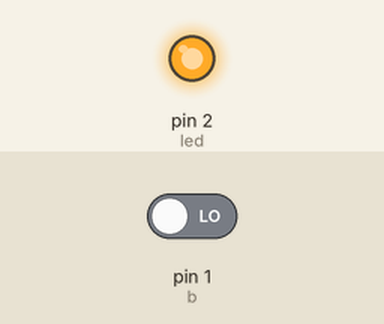
This sketch was run on a simulated Arduino Uno, built with avr-gcc and run on an emulated ATmega328P. On the bench: output pins drawn as LEDs (lit = HIGH). The inputs (shaded band) are chosen by the test bench; at power-on: pin 1 (b) LOW.

Above: at 2.45 s.
2.7 s: pin 1 (b) driven HIGH
4.2 s: pin 1 (b) driven LOW
At 4.35 s:
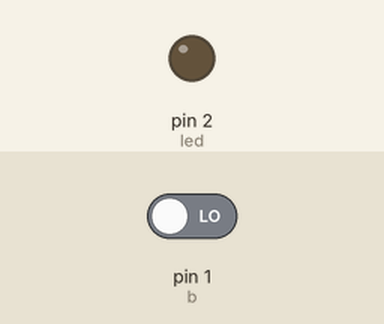
Timing chart, 0 to 13.7 s (numbered marks = the images above; inputs shaded):
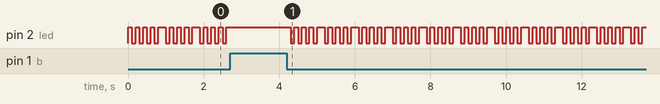

Measured:
- after the input at 2.7 s, pin 2 (led): stops changing and stays HIGH
- after the input at 4.2 s, pin 2 (led): HIGH → LOW after 0.10 s, then repeats every 0.90 s: 3 × (HIGH 0.10 s, LOW 0.10 s), HIGH 0.20 s, LOW 0.10 s
- by itself, pin 2 (led): repeats every 0.90 s: 3 × (LOW 0.10 s, HIGH 0.10 s), LOW 0.10 s, HIGH 0.20 s

The sketch:

led_button_off_blink.ino
```cpp
int led=2;
int b=1;
int bs=0;
void setup()
{
pinMode(led,OUTPUT);
pinMode(b,INPUT);
}

void loop()
{
bs=digitalRead(b);
if(bs==1)
{
 digitalWrite(led,HIGH);
 }
 else
 {
 digitalWrite(led,HIGH);
 delay(100);
 digitalWrite(led,LOW);
 delay(100);
 digitalWrite(led,HIGH);
 delay(100);
 digitalWrite(led,LOW);
 delay(100);
 digitalWrite(led,HIGH);
 delay(100);
 digitalWrite(led,LOW);
 delay(100);
 digitalWrite(led,HIGH);
 delay(100);
 digitalWrite(led,LOW);
 delay(100);
 digitalWrite(led,HIGH);
 delay(100);
 digitalWrite(led,LOW);
  }
}
```
